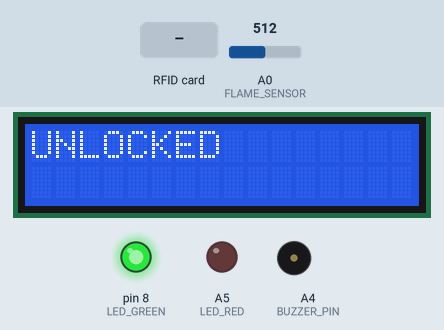
Recording of a sketch running on a simulated Arduino Uno, built with avr-gcc and run on an emulated ATmega328P. Shown: 16×2 character LCD, output pins drawn as LEDs (lit = HIGH), buzzer (waves = sounding, pin HIGH). The inputs (shaded band) are chosen by the test bench; at power-on: A0 (FLAME_SENSOR) = 512. Pins used as bus, display or sensor lines are not drawn; what the sketch prints to the serial monitor is not drawn.

Above: at 1.3 s.
1.4 s: RFID card 12 5D 98 D4 held to the reader
At 1.77 s:
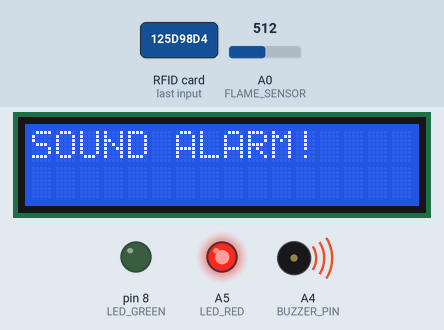
At 2.26 s:
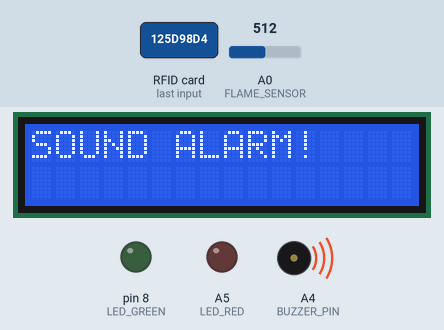
Timing chart, 0 to 9.3 s (numbered marks = the images above; inputs shaded):
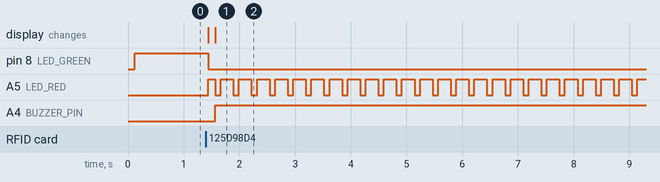

Measured:
- after the input at 1.4 s, pin 8 (LED_GREEN): HIGH → LOW at once; A5 (LED_RED): LOW → HIGH at once, then repeats every 0.33 s: LOW 0.10 s, HIGH 0.23 s; A4 (BUZZER_PIN): LOW → HIGH after 0.17 s; the display: first changes at once (image 1 shows a later state)

The sketch:

security_system.ino
```cpp
#include <SPI.h>
#include <MFRC522.h>
#include <LiquidCrystal.h>

LiquidCrystal lcd(7, 6, 5, 4, 3, 2);

#define RFID_SS_PIN 10
#define RFID_RST_PIN 9
MFRC522 rfid(RFID_SS_PIN, RFID_RST_PIN);

#define LED_GREEN 8
#define LED_RED A5
#define BUZZER_PIN A4
#define FLAME_SENSOR A0
#define SOUND_SENSOR A3

const int flameThreshold = 150;
const int soundBaseValue = 617;
const int soundTolerance = 6;

bool isLocked = false;
bool alarmActive = false;
String activeAlarmType = "";

byte authorizedUID[] = {0x12, 0x5D, 0x98, 0xD4};
const byte authorizedUIDLength = 4;

void setup() {
  Serial.begin(9600);
  lcd.begin(16, 2);
  lcd.clear();
  lcd.print("UNLOCKED");

  SPI.begin();
  rfid.PCD_Init();

  pinMode(LED_GREEN, OUTPUT);
  pinMode(LED_RED, OUTPUT);
  pinMode(BUZZER_PIN, OUTPUT);
  pinMode(FLAME_SENSOR, INPUT);
  pinMode(SOUND_SENSOR, INPUT);

  digitalWrite(LED_GREEN, HIGH);
  digitalWrite(LED_RED, LOW);
  digitalWrite(BUZZER_PIN, LOW);
}

void loop() {
  checkFlameSensor();
  checkSoundSensor();
  checkRFID();
  updateAlarmState();
  delay(100);
}

void checkFlameSensor() {
  int flameValue = analogRead(FLAME_SENSOR);

  if (isLocked) {
    if (flameValue < flameThreshold) {
      triggerAlarm("FLAME ALARM!");
    }
  } else {
    if (flameValue < flameThreshold) {
      digitalWrite(BUZZER_PIN, HIGH);
      lcd.clear();
      lcd.setCursor(0, 0);
      lcd.print("FLAME ALARM!");
    } else {
      digitalWrite(BUZZER_PIN, LOW);
      unlockSystem();
    }
  }
}

void checkSoundSensor() {
  if (!isLocked || alarmActive) return;

  int soundValue = analogRead(SOUND_SENSOR);
  Serial.print("Sound sensor analog: ");
  Serial.println(soundValue);

  if (soundValue > soundBaseValue + soundTolerance || soundValue < soundBaseValue - soundTolerance) {
    triggerAlarm("SOUND ALARM!");
  }
}

void checkRFID() {
  if (!rfid.PICC_IsNewCardPresent() || !rfid.PICC_ReadCardSerial()) return;

  bool tagIsAuthorized = true;
  for (byte i = 0; i < rfid.uid.size; i++) {
    if (i >= authorizedUIDLength || rfid.uid.uidByte[i] != authorizedUID[i]) {
      tagIsAuthorized = false;
      break;
    }
  }

  if (tagIsAuthorized && rfid.uid.size == authorizedUIDLength) {
    if (isLocked) unlockSystem();
    else lockSystem();
  } else {
    if (!isLocked) {
      lcd.clear();
      lcd.setCursor(0, 0);
      lcd.print("UNAUTHORIZED TAG");
      delay(1000);  // Show message briefly
      lcd.clear();
      lcd.setCursor(0, 0);
      lcd.print("UNLOCKED");
    }
  }

  rfid.PICC_HaltA();
  rfid.PCD_StopCrypto1();
}

void lockSystem() {
  isLocked = true;
  lcd.clear();
  lcd.setCursor(0, 0);
  lcd.print("LOCKED");

  digitalWrite(LED_GREEN, LOW);
  digitalWrite(LED_RED, HIGH);
  alarmActive = false;
  activeAlarmType = "";
  digitalWrite(BUZZER_PIN, LOW);
}

void unlockSystem() {
  isLocked = false;
  lcd.clear();
  lcd.setCursor(0, 0);
  lcd.print("UNLOCKED");
  lcd.setCursor(0, 1);
  lcd.print("                ");

  digitalWrite(LED_GREEN, HIGH);
  digitalWrite(LED_RED, LOW);
  alarmActive = false;
  activeAlarmType = "";
  digitalWrite(BUZZER_PIN, LOW);
}

void triggerAlarm(String alarmType) {
  if (!alarmActive) {
    Serial.println("ALARM TRIGGERED: " + alarmType);
    lcd.setCursor(0, 0);
    lcd.print("                ");
    lcd.setCursor(0, 0);
    lcd.print(alarmType);
    alarmActive = true;
    activeAlarmType = alarmType;
  }
}

void updateAlarmState() {
  if (alarmActive) {
    digitalWrite(BUZZER_PIN, HIGH);
    digitalWrite(LED_RED, LOW);
    delay(100);
    digitalWrite(LED_RED, HIGH);
    delay(100);
  }
}
```
